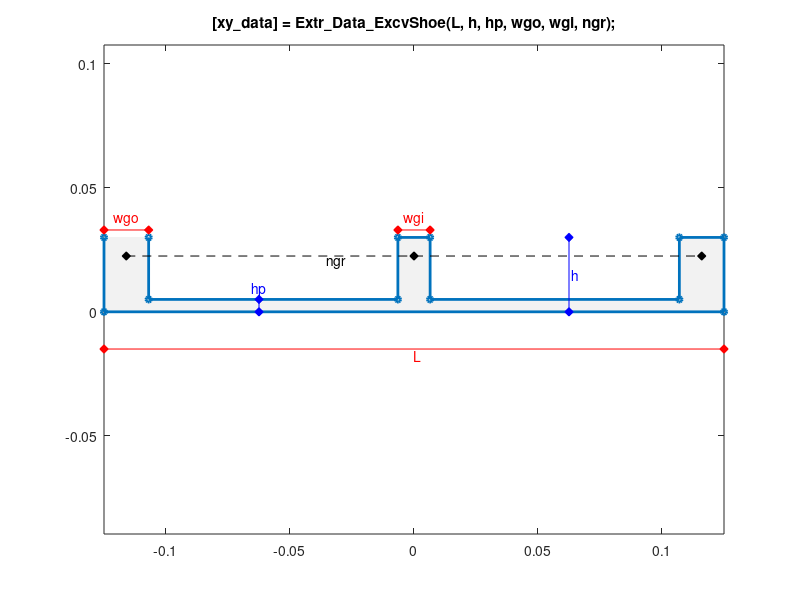

Write MATLAB code to recreate this figure.
function [xy_data] = Extr_Data_ExcvShoe(L, h, hp, wgo, wgi, ngr, varargin)
%Extr_Data_ExcvShoe Produce extrusion data for a link with an arbitrary
%number of holes and rounded ends.
%   [xy_data] = Extr_Data_ExcvShoe(L, h, hp, wgo, wgi, ngr)
%   This function returns x-y data for a link with half a hole at one end.
%   You can specify:
%       Length                 L
%       Height                 h
%       Width outer grouser    wgo
%       Width inner grouser    wgi
%       Number of grousers     ngr
%
%   To see a plot showing parameter values, enter the name
%   of the function with no arguments
%   >> Extr_Data_ExcvShoe
%
%   To see a plot created with your parameter values,
%   add 'plot' as the final argument
%   >> Extr_Data_ExcvShoe(0.2, 0.03,0.005, 0.019, 0.013, 3,'plot')
%
% Copyright 2014-2023 The MathWorks, Inc.

% Default data to show diagram
if (nargin == 0)
    L  = 0.25;
    h  = 0.03;
    hp = 0.005;
    wgo = 0.018;
    wgi = 0.013;
    ngr = 3;
end

% Check if plot should be produced
if (isempty(varargin))
    showplot = 'n';
else
    showplot = char(varargin);
end

gg = (L-wgo*2-wgi*(ngr-2))/(ngr-1); % Grouser Gaps

x = L;
for i = 1:(ngr-1)
    if((2*i)==2)
        x((2*i)) = x((2*i-1))-wgo;
    else
        x((2*i)) = x((2*i-1))-wgi;
    end
        
    x((2*i)+1) = x((2*i))-gg;
end

x = x(2:end);
xy_data1 = [...
    0 h;
    0 0;
    L 0;
    L h];

for i=1:2:length(x)
    xy_data2(2*i-1,:) = [x(i)   h];
    xy_data2(2*i,:) = [x(i)   hp];
    xy_data2(2*i+1,:) = [x(i+1) hp];
    xy_data2(2*i+2,:)   = [x(i+1)  h];
end

xy_data = [xy_data1;xy_data2];

xy_data = xy_data - [L/2 0];

% Plot diagram to show parameters and extrusion
if (nargin == 0 || strcmpi(showplot,'plot'))
    % Figure name
    figString = ['h1_' mfilename];
    % Only create a figure if no figure exists
    figExist = 0;
    fig_hExist = evalin('base',['exist(''' figString ''')']);
    if (fig_hExist)
        figExist = evalin('base',['ishandle(' figString ') && strcmp(get(' figString ', ''type''), ''figure'')']);
    end
    if ~figExist
        fig_h = figure('Name',figString);
        assignin('base',figString,fig_h);
    else
        fig_h = evalin('base',figString);
    end
    figure(fig_h)
    clf(fig_h)
    
    % Plot extrusion
    patch(xy_data(:,1),xy_data(:,2),[1 1 1]*0.95,'EdgeColor','none');
    hold on
    plot(xy_data(:,1),xy_data(:,2),'-','Marker','o','MarkerSize',4,'LineWidth',2);
    
    axis('equal');
    axis padded;
    
    % Show parameters
    plot([-L/2 L/2],[-1 -1]*h*0.5,'r-d','MarkerFaceColor','r');
    text(0,-h*0.5,'{\color{red}L}','VerticalAlignment','top');
    plot([L/4 L/4],[0 h],'b-d','MarkerFaceColor','b');
    text(L/4,h/2,'{\color{blue} h}','HorizontalAlignment','left');
    plot([-L/4 -L/4],[0 hp],'b-d','MarkerFaceColor','b');
    text(-L/4,hp*1.5,'{\color{blue}hp}','HorizontalAlignment','center',...
        'VerticalAlignment','baseline');
    plot([-L/2 -L/2+wgo],[1 1]*h*1.1,'r-d','MarkerFaceColor','r');
    text(-L/2+wgo/2,h*1.2,'{\color{red}wgo}','HorizontalAlignment','center',...
        'VerticalAlignment','baseline');
    plot([-wgi/2 wgi/2],[1 1]*h*1.1,'r-d','MarkerFaceColor','r');
    text(0,h*1.2,'{\color{red}wgi}','HorizontalAlignment','center',...
        'VerticalAlignment','baseline');
    plot([-L/2+wgo/2 0 +L/2-wgo/2],[1 1 1]*3*h/4,'k--','Marker','d','MarkerFaceColor','k');
    text(-L/8,3*h/4,'{\color{black}ngr}','HorizontalAlignment','center',...
        'VerticalAlignment','top');
    

    %{    
    plot([-L/2 -L/2+r*sin(30*pi/180)],[0 r*cos(30*pi/180)],'k-d','MarkerFaceColor','k');
    text(-L/2+r*sin(30*pi/180)*1.4,1.4*r*cos(30*pi/180),'r');
    %}
    
    title('[xy\_data] = Extr\_Data\_ExcvShoe(L, h, hp, wgo, wgi, ngr);');
    hold off
    box on
    clear xy_data
end


